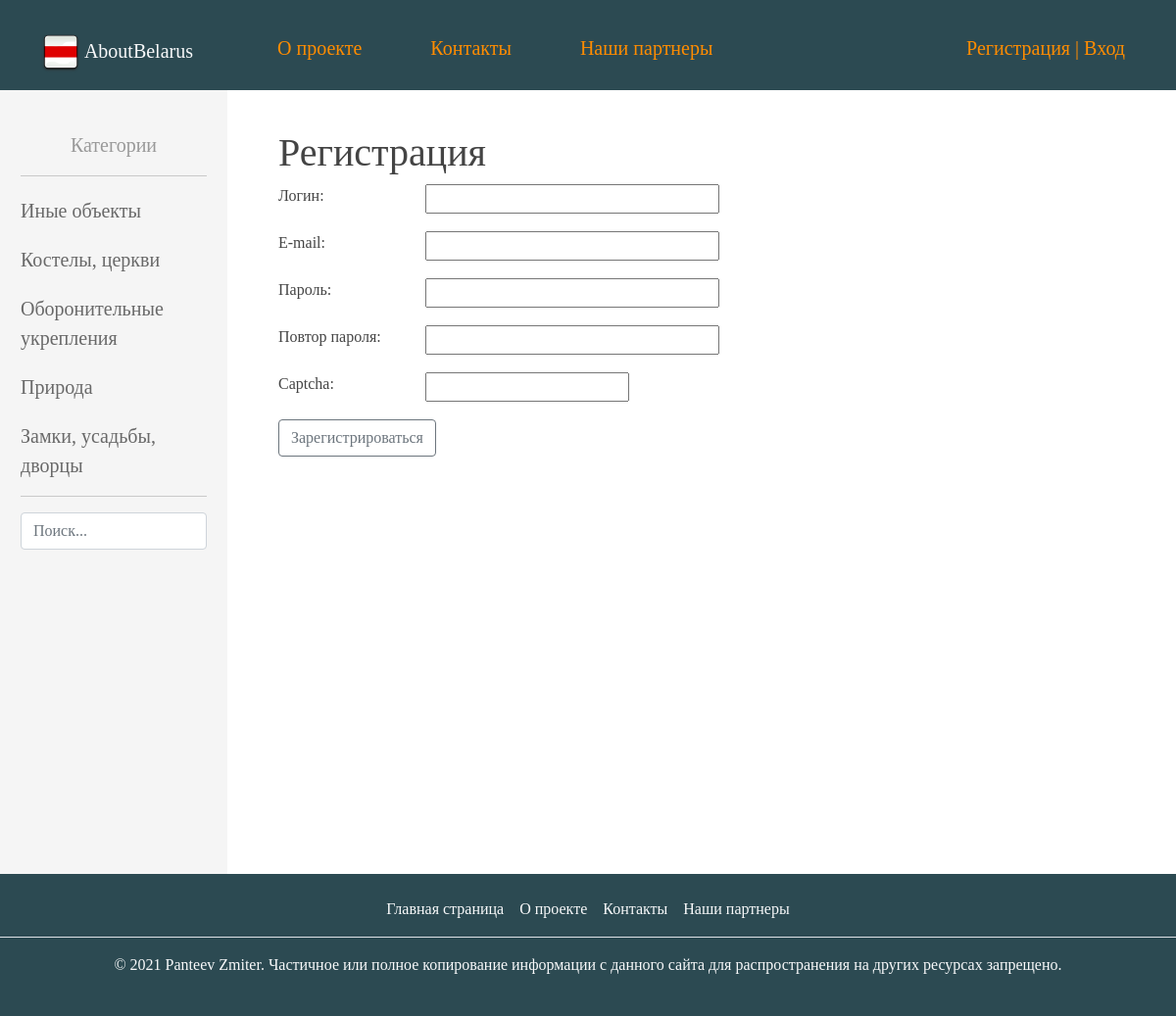
Screenshot of /register/ with the database file from the repository.
### aboutbelarus/models.py (models this page shows, shortened)
class Category(models.Model):
    name = models.CharField(max_length=100, db_index=True, verbose_name="Категория")
    slug = models.SlugField(max_length=50, unique=True, db_index=True, verbose_name="URL")
    def get_absolute_url(self):
        return reverse('category', kwargs={'cat_slug': self.slug})
    class Meta:
        verbose_name = 'Категория'
        verbose_name_plural = 'Категории'
        ordering = ['id']

### aboutbelarus/views.py (the view, shortened to what this page needs)
# urls.py: path('register/', RegisterUser.as_view(), name='register'),
class RegisterUser(DataMixin, CreateView):
    form_class = RegisterUserForm
    template_name = 'aboutbelarus/register.html'
    success_url = reverse_lazy('login')
    def get_context_data(self, *args, object_list=None, **kwargs):
        context = super().get_context_data(**kwargs)
        c_def = self.get_user_context(title='Регистрация')
        return dict(list(context.items()) + list(c_def.items()))

### aboutbelarus/forms.py
class RegisterUserForm(UserCreationForm):
    username = forms.CharField(label='Логин', widget=forms.TextInput(attrs={'class': 'form-input'}))
    email = forms.EmailField(label='E-mail', widget=forms.EmailInput(attrs={'class': 'form-input'}))
    password1 = forms.CharField(label='Пароль', widget=forms.PasswordInput(attrs={'class': 'form-input'}))
    password2 = forms.CharField(label='Повтор пароля', widget=forms.PasswordInput(attrs={'class': 'form-input'}))
    captcha = CaptchaField(label='Введите код')
    class Meta:
        model = User
        fields = ('username', 'email', 'password1', 'password2')

### aboutbelarus/utils.py (called while the page is built)
    def get_user_context(self, **kwargs):
        context = kwargs
        cats = Category.objects.annotate(Count('aboutbelarus'))
        context['menu'] = menu
        context['cats'] = cats
        if 'cat_selected' not in context:
            context['cat_selected'] = 0
        return context

### aboutbelarus/templates/aboutbelarus/register.html (shortened to what this page needs)
{% extends 'aboutbelarus/base.html' %}
{% block content %}
    <h1>{{ title }}</h1>
    <form method="post">
        {% for f in form %}
            <p><label class="form-label" for="{{ f.id_for_label }}">{{ f.label }}: </label>{{ f }}</p>
        {% endfor %}
        <button type="submit" class="btn btn-outline-secondary">Зарегистрироваться</button>
    </form>
{% endblock %}

### aboutbelarus/templates/aboutbelarus/base.html (shortened to what this page needs)
{% load static %}
{% load aboutbelarus_tags %}
{% load cache %}
<!DOCTYPE html>
<head>
    <link href="https://cdn.jsdelivr.net/npm/bootstrap@5.1.0/dist/css/bootstrap.min.css" rel="stylesheet"
>
    <link type="text/css" href="{% static 'aboutbelarus/css/styles.css' %}" rel="stylesheet"/>
</head>
<body>
<div class="container-fluid py-3 col-md-12" style="background-color: #2c4a52">
    <ul id="mainmenu" class="mainmenu">
        <li><a class="navbar-brand text-light" href="{% url 'home' %}">
            <img src="{% static 'aboutbelarus/images/icon.webp' %}" alt="" width="40" height="auto"
                 class="d-inline-block-align-text-top">
            AboutBelarus</a></li>
        {% for m in menu %}
            {% if m.title != 'Главная страница' %}
                <li><a href="{% url m.url_name %}">{{ m.title }}</a></li>
            {% endif %}
        {% endfor %}
        {% if request.user.is_authenticated %}
            <li class="last">{{ user.username }} | <a href="{% url 'logout' %}">Выход</a></li>
        {% else %}
            <li class="last"><a href="{% url 'register' %}">Регистрация</a> | <a href="{% url 'login' %}">Вход</a></li>
        {% endif %}
    </ul>
</div>
<table class="table-content">
    <tr>
        <td valign="top" class="left-chapters">
            <ul id="leftchapters">
                <div style="text-align: center">
                    {% if cat_selected == 0 %}
                        <li class="selected img-article-post">Категории</li>
                    {% else %}
                        <li><a href="{% url 'home' %}">Категории</a></li>
                    {% endif %}
                </div>
                <hr>
                {% for c in cats %}
                    {% if c.aboutbelarus__count > 0 %}
                        {% if c.pk == cat_selected %}
                            <li class="selected">{{ c.name }}</li>
                        {% else %}
                            <li><a href="{{ c.get_absolute_url }}">{{ c.name }}</a></li>
                        {% endif %}
                    {% endif %}
                {% endfor %}
                <hr>
                <div>
                    <form action="{% url 'home' %}" method="get">
                        <input type="search" placeholder="Поиск..." name="q" class="form-control" required="">
                    </form>
                </div>
            </ul>
        </td>
        <td valign="top" class="content">
            <div class="container col-md-12">
                {% block content %}
                {% endblock %}
            </div>
        </td>
    </tr>
</table>
<div class="footer py-3" style="background-color: #2c4a52">
    <ul class="nav justify-content-center border-bottom pb-2 mb-2">
        {% for m in menu %}
            <li class="last"><a class="nav-link px-2 text-light" href="{% url m.url_name %}">{{ m.title }}</a></li>
        {% endfor %}
    </ul>
    <p class="py-2 text-center text-light"> © 2021 Panteev Zmiter. Частичное или полное копирование информации с
        данного сайта для распространения на других ресурсах запрещено.</p>
</div>
</body>
</html>

### aboutbelarus/static/aboutbelarus/css/styles.css (style rules this page uses)
html, body { font-family: 'Cinzel'; margin: 0; padding: 0; height: 100%; width: 100%; color: #444; }
a { color: dimgray; text-decoration: none; }
ul.mainmenu { list-style: none; margin: 0; padding: 0; height: 60px; color: darkorange; font-size: 20px; overflow: hidden; }
ul.mainmenu li { float: left; margin: 18px 40px 0 30px; }
ul.mainmenu li.last { float: right; }
ul.mainmenu li a { color: darkorange; text-decoration: none; }
.table-content { width: 100%; min-height: 100%; height: 100%; }
.left-chapters { margin: 0; background: whitesmoke; min-height: 100%; }
.left-chapters ul { width: 230px; min-height: 100%; padding: 20px 20px 10px 20px; list-style: none; font-size: 20px; }
.left-chapters ul li { margin: 20px 0 0 0; color: #999; }
.content { padding: 40px 0 20px 40px; width: 100%; box-sizing: border-box; }
.form-input { width: 300px; font-size: 16px; }
.form-label { display: inline-block; min-width: 150px; vertical-align: top; }

### rows the page displays
Category: name "Иные объекты"
Category: name "Костелы, церкви"
Category: name "Оборонительные укрепления"
Category: name "Природа"
Category: name "Замки, усадьбы, дворцы"

### other values shown
{{ m.title }} "О проекте" "Контакты" "Наши партнеры"
{{ title }} "Регистрация"
{{ f.label }} "Логин" "E-mail" "Пароль" "Повтор пароля" "Captcha"
{{ m.title }} "Главная страница" "О проекте" "Контакты" "Наши партнеры"
